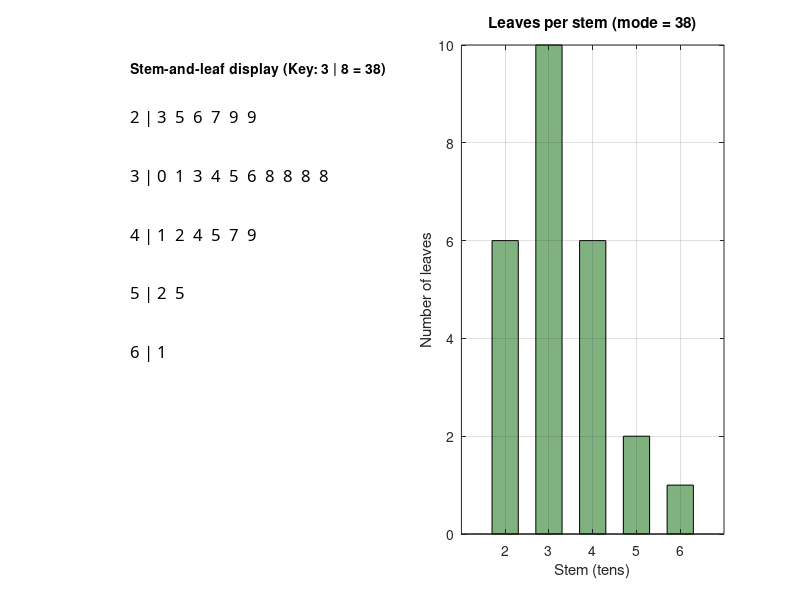

The MATLAB script that drew this image:
%% Question 6 (Lecture 6): Stem-and-Leaf Display and the Mode
clc; clear; close all;

data   = [23 31 45 27 38 41 52 29 33 38 47 25 38 61 34 42 36 29 55 38 44 30 26 49 35];
data   = sort(data);
stems  = floor(data/10);
leaves = mod(data, 10);

disp('Stem-and-leaf display   (Key: 3 | 8 = 38)');
lines = {};
for s = min(stems):max(stems)
    lines{end+1} = sprintf('%d | %s', s, num2str(leaves(stems == s)));
    disp(lines{end});
end

m = mode(data);                          % mode = 38
fprintf('Mode = %d (occurs %d times)\n', m, sum(data == m));

%% Graph: the display itself + number of leaves per stem
figure('Position', [100 100 900 380]);
subplot(1,2,1); axis off; hold on;
text(0.1, 0.95, 'Stem-and-leaf display (Key: 3 | 8 = 38)', 'FontWeight', 'bold');
for i = 1:numel(lines), text(0.1, 0.85 - 0.12*(i-1), lines{i}, 'FontName', 'FixedWidth', 'FontSize', 12); end
subplot(1,2,2);
cnt = arrayfun(@(s) sum(stems == s), min(stems):max(stems));
bar(min(stems):max(stems), cnt, 0.6, 'FaceColor', [0.5 0.7 0.5]); grid on;
xlabel('Stem (tens)'); ylabel('Number of leaves'); title(sprintf('Leaves per stem (mode = %d)', m));
print('-dpng', '-r130', 'images/Q6_stem_leaf_mode.png');
